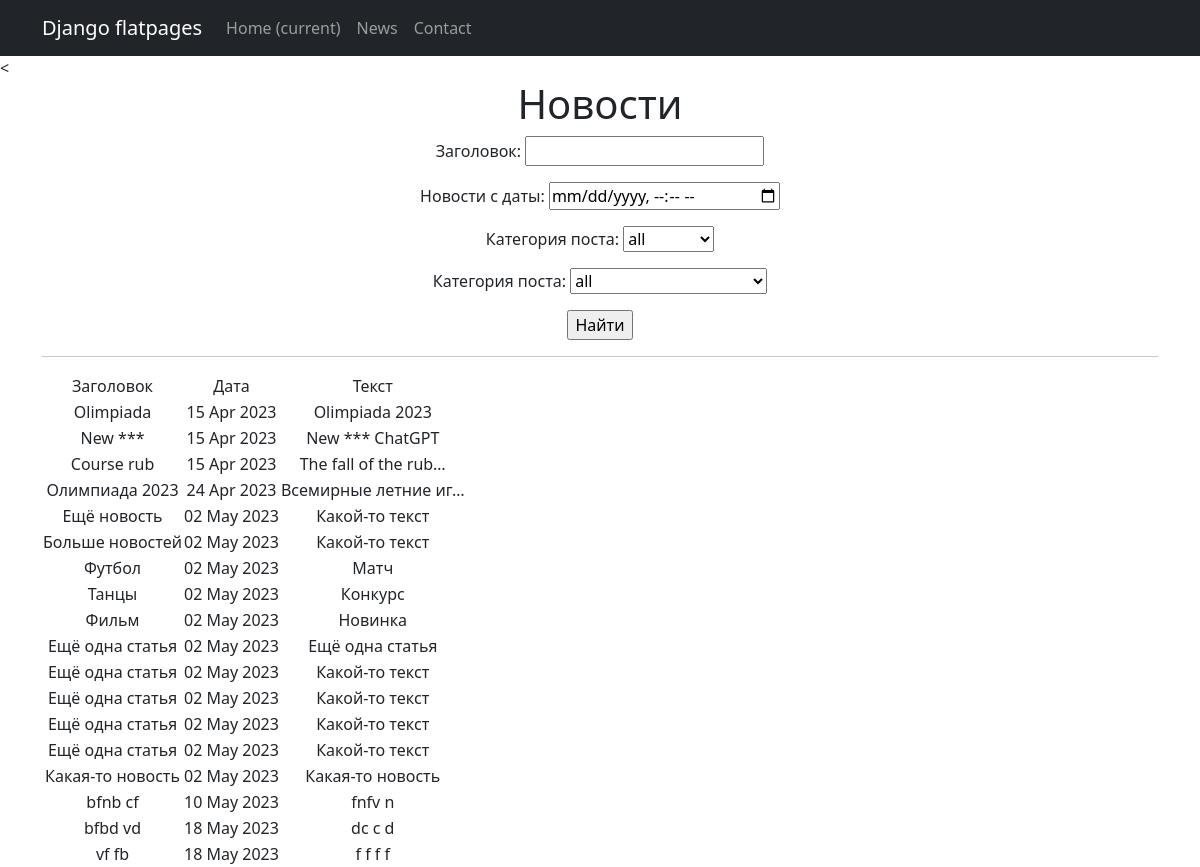
The page /news/search/ on the database as committed earlier.
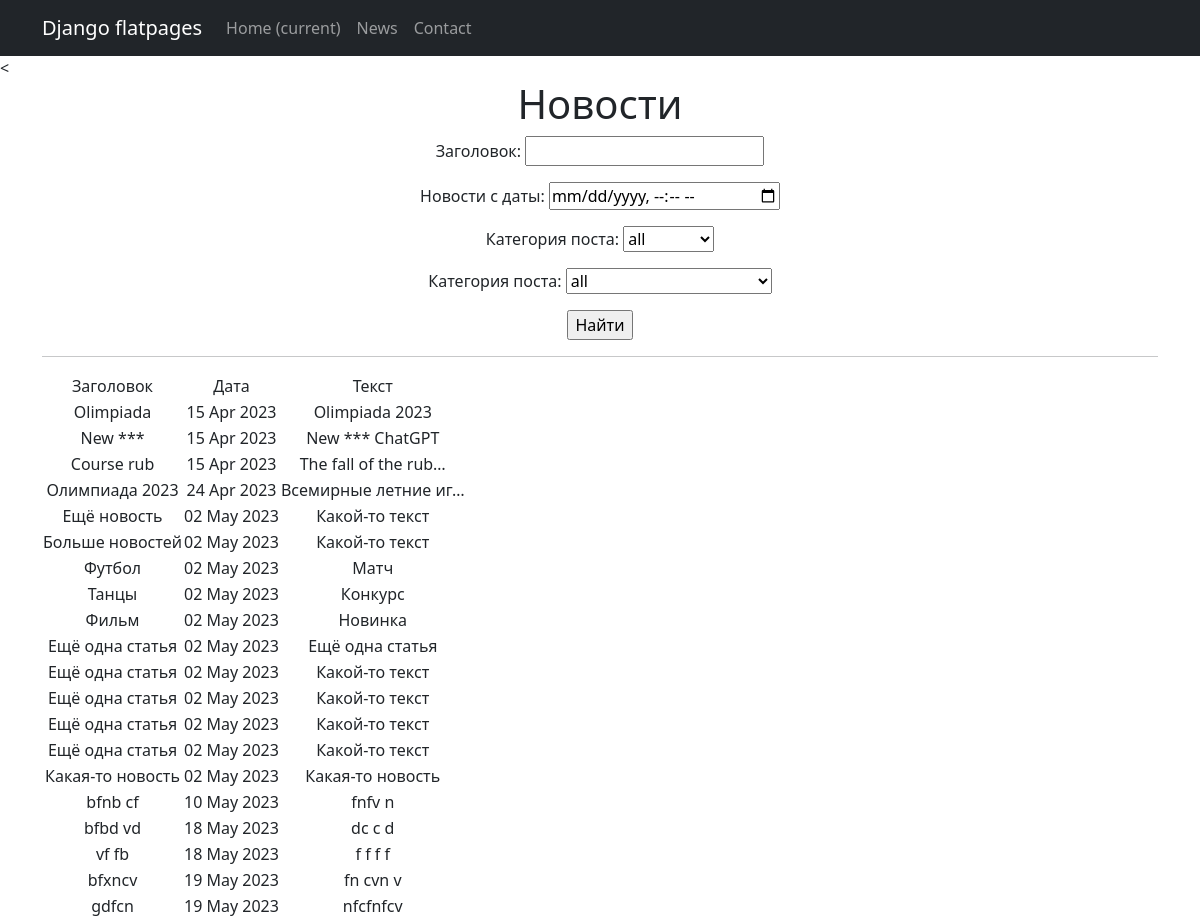
The same page on the database as committed later.
### news/models.py (models this page shows, shortened)
class Post(models.Model):
    author = models.ForeignKey(Author, on_delete=models.CASCADE)
    NEWS = 'NW'
    ARTICLE = 'AR'
    CATEGORY_CHOICES = (
        (NEWS, 'Новость'),
        (ARTICLE, 'Статья'),
    )
    categoryType = models.CharField(max_length=2, choices=CATEGORY_CHOICES, default=ARTICLE)
    dateCreation = models.DateTimeField(auto_now_add=True)
    postCategory = models.ManyToManyField(Category, through='PostCategory')
    title = models.CharField(max_length=128)
    text = models.TextField()
    rating = models.SmallIntegerField(default=0)

### news/views.py (the view)
# urls.py: path('search/', PostSearch.as_view(), name='news_search'),
class PostSearch(ListView):
    model = Post
    template_name = 'news_search.html'
    context_object_name = 'news_search'
    def get_queryset(self):
        queryset = super().get_queryset()
        self.filterset = PostFilter(self.request.GET, queryset)
        return self.filterset.qs
    def get_context_data(self, **kwargs):
        context = super().get_context_data(**kwargs)
        context['time_now'] = datetime.utcnow()
        context['next_sale'] = None
        context['filterset'] = self.filterset
        return context

### news/models.py (called while the page is built)
    def __str__(self):
        return self.name.title()

### news/templatetags/censor.py (called while the page is built)
@register.filter()
def censor(message: str):
    variants = ['bot', 'игры'] # непристойные выражения
    ln = len(variants)
    filtred_message = ''
    string = ''
    pattern = '*' # чем заменять непристойные выражения
    for i in message:
        string += i
        string2 = string.lower()
        flag = 0
        for j in variants:
            if not string2 in j:
                flag += 1
            if string2 == j:
                filtred_message += pattern * len(string)
                flag -= 1
                string = ''
        if flag == ln:
            filtred_message += string
            string = ''
    if string2 != '' and string2 not in variants:
        filtred_message += string
    elif string2 != '':
        filtred_message += pattern * len(string)
    return filtred_message

### templates/news_search.html (shortened to what this page needs)
{% extends 'flatpages/default.html' %}
{% load censor %}
{% block content %}
<h1>Новости</h1>
<form action="" method="get">
       {{ filterset.form.as_p }}
       <input type="submit" value="Найти" />
   </form>
<hr>
   {% if object_list %}
       <table>
           <tr>
               <td>Заголовок</td>
               <td>Дата</td>
               <td>Текст</td>
           </tr>
           {% for new in object_list %}
           <tr>
               <td>{{ new.title|censor }}</td>
               <td>{{ new.dateCreation|date:'d M Y' }}</td>
               <td>{{ new.text|truncatechars:20|censor }}</td>
           </tr>
           {% endfor %}
       </table>
   {% else %}
       <h2>Новостей нет!</h2>
   {% endif %}
{% endblock content %}

Rows that differ between the two databases and show on the page:
added Post: title|censor "bfxncv", dateCreation "19 May 2023", text|censor "fn cvn v"
added Post: title|censor "gdfcn", dateCreation "19 May 2023", text|censor "nfcfnfcv"
